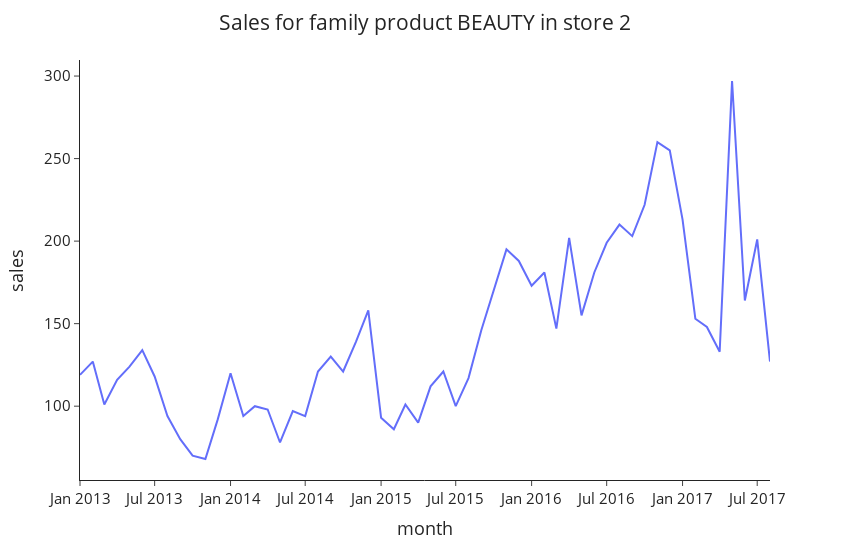

This figure's notebook cell:
### Markdown cell above
### Arima model

### Code cell
# Import packages
import plotly.express as px
import pandas as pd

# Read in the data
def plot_sales_volumes(df: pd.DataFrame,
                           y: str, c: int, fam: str ) -> None:
    """General function to plot the sales data based on cluster and family."""
    df['month'] = df['date'].dt.to_period('M')

    # Grouper par mois sans perdre les données originales
    df_filtered = df[(df['store_nbr'] == c)&(df['family'] == fam)]
    df_filtered = df_filtered.groupby(['month'])['sales'].sum().reset_index()
    df_filtered['month'] = df_filtered['month'].astype(str)
    fig = px.line(df_filtered, x='month', y=y)
    fig.update_layout(template="simple_white", font=dict(size=15), title_text=f'Sales for family product {fam} in store {c}', width=850, title_x=0.5)

    return fig.show()


# Plot the airline passenger data
plot_sales_volumes(df=data, y='sales', c=2, fam='BEAUTY')

### Figure 1 — Plotly figure (JSON) as saved in the notebook; plotly's stock layout.template omitted (floating-point values rounded to 4 significant figures)
{"data": [{"hovertemplate": "month=%{x}<br>sales=%{y}<extra></extra>", "legendgroup": "", "line": {"color": "#636efa", "dash": "solid"}, "marker": {"symbol": "circle"}, "mode": "lines", "name": "", "orientation": "v", "showlegend": false, "x": ["2013-01", "2013-02", "2013-03", "2013-04", "2013-05", "2013-06", "2013-07", "2013-08", "2013-09", "2013-10", "2013-11", "2013-12", "2014-01", "2014-02", "2014-03", "2014-04", "2014-05", "2014-06", "2014-07", "2014-08", "2014-09", "2014-10", "2014-11", "2014-12", "2015-01", "2015-02", "2015-03", "2015-04", "2015-05", "2015-06", "2015-07", "2015-08", "2015-09", "2015-10", "2015-11", "2015-12", "2016-01", "2016-02", "2016-03", "2016-04", "2016-05", "2016-06", "2016-07", "2016-08", "2016-09", "2016-10", "2016-11", "2016-12", "2017-01", "2017-02", "2017-03", "2017-04", "2017-05", "2017-06", "2017-07", "2017-08"], "xaxis": "x", "y": [119.0, 127.0, 101.0, 116.0, 124.0, 134.0, 118.0, 94.0, 80.0, 70.0, 68.0, 92.0, 120.0, 94.0, 100.0, 98.0, 78.0, 97.0, 94.0, 121.0, 130.0, 121.0, 139.0, 158.0, 93.0, 86.0, 101.0, 90.0, 112.0, 121.0, 100.0, 117.0, 146.0, 170.0, 195.0, 188.0, 173.0, 181.0, 147.0, 202.0, 155.0, 181.0, 199.0, 210.0, 203.0, 222.0, 260.0, 255.0, 213.0, 153.0, 148.0, 133.0, 297.0, 164.0, 201.0, 127.0], "yaxis": "y", "type": "scatter"}], "layout": {"xaxis": {"anchor": "y", "domain": [0.0, 1.0], "title": {"text": "month"}}, "yaxis": {"anchor": "x", "domain": [0.0, 1.0], "title": {"text": "sales"}}, "legend": {"tracegroupgap": 0}, "margin": {"t": 60}, "font": {"size": 15}, "title": {"text": "Sales for family product BEAUTY in store 2", "x": 0.5}, "width": 850}}
